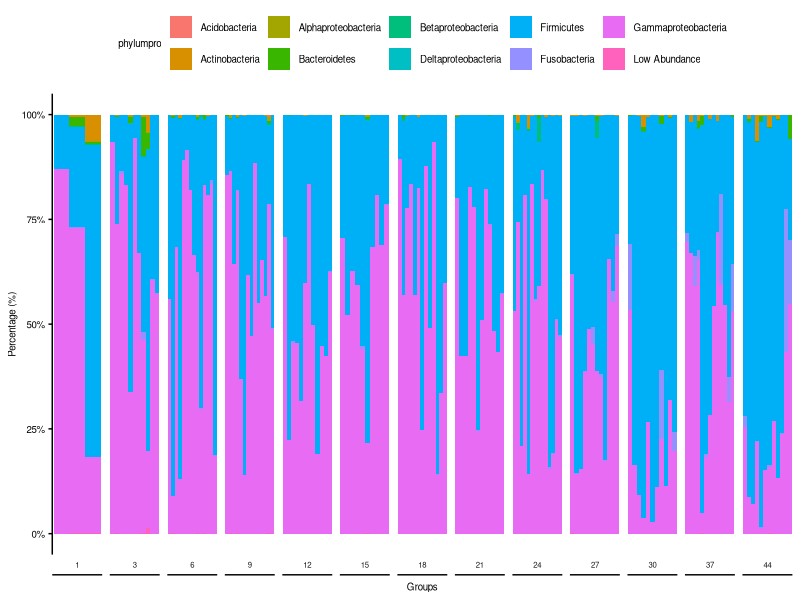
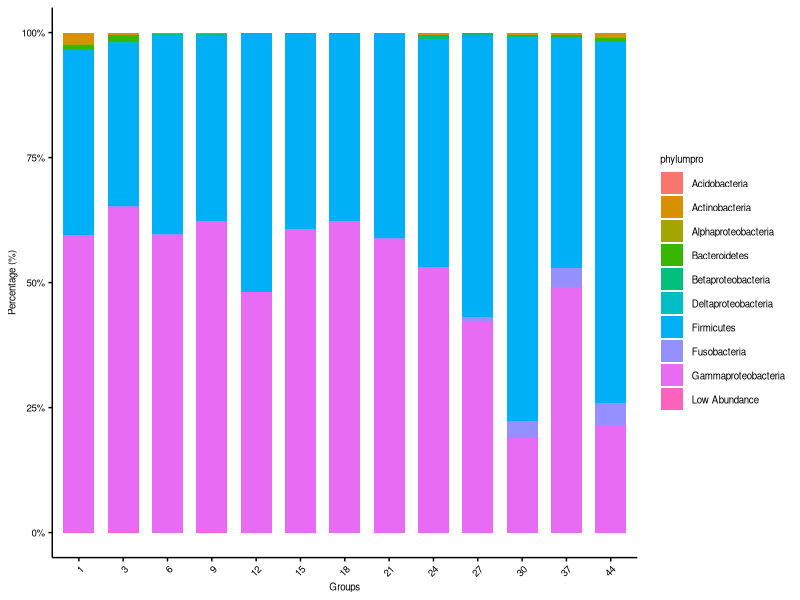
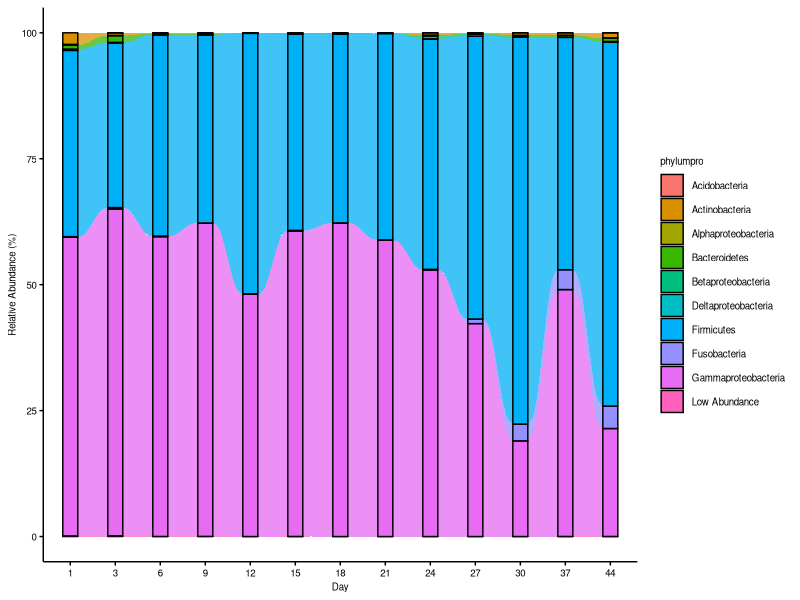
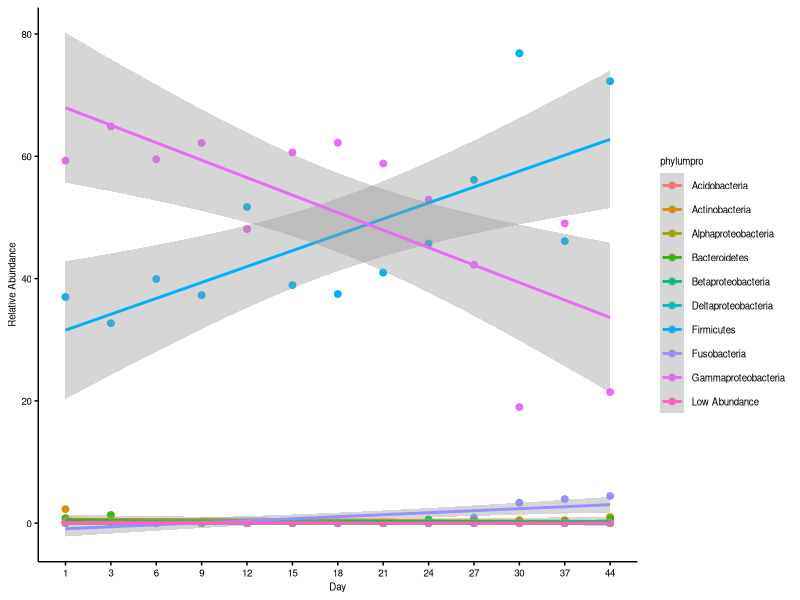
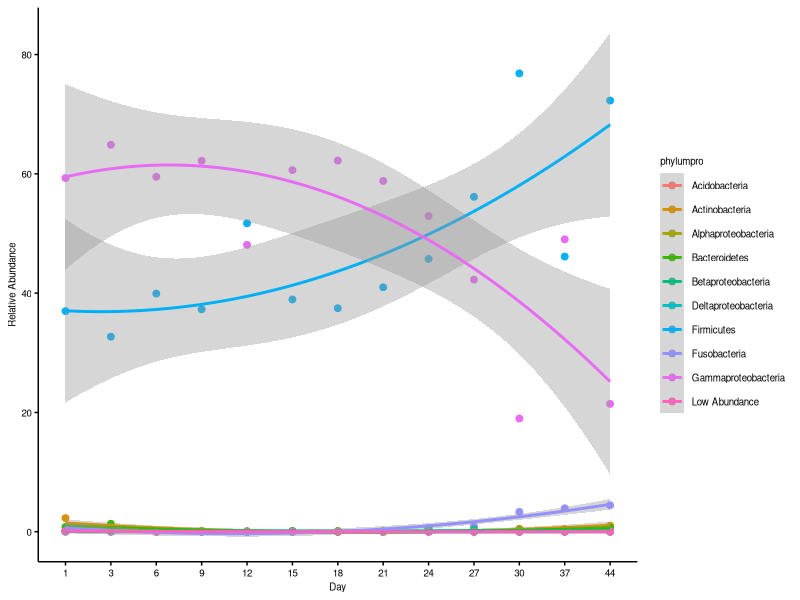
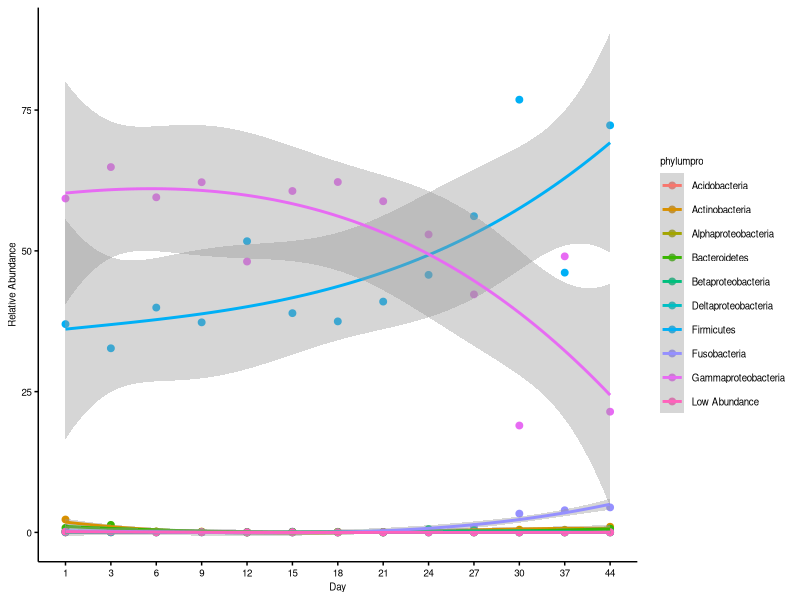
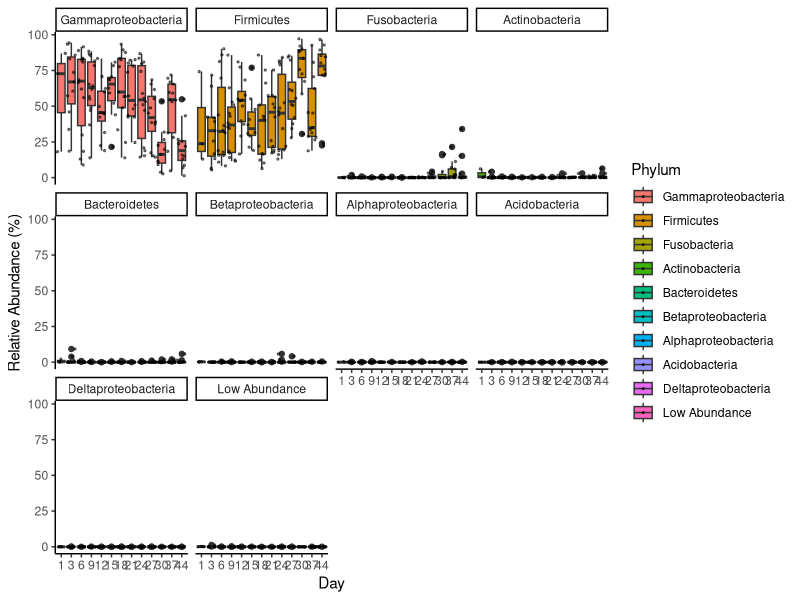
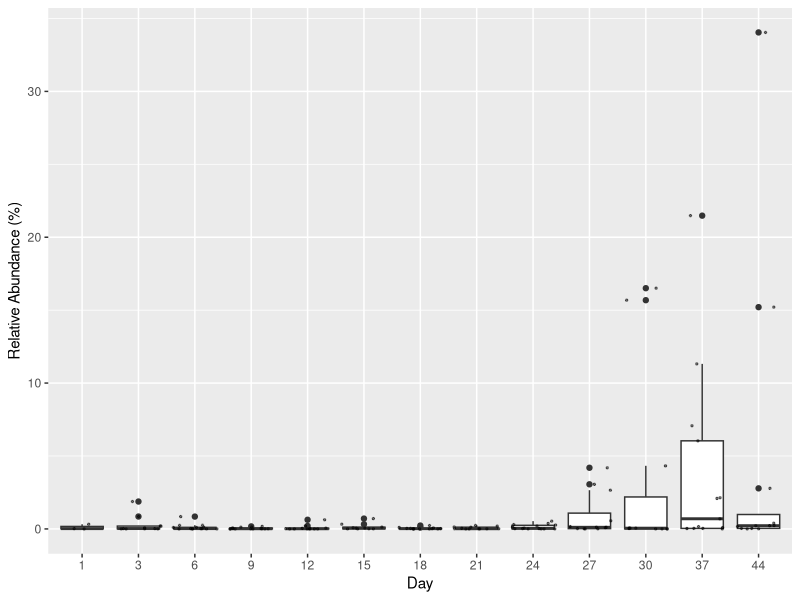

The R source for these figures, in order:
# Ying Zhu, so_zy2003@126.com
# 2021-07

# clean environment variables
rm(list=ls()) 

#install and load the packages
if(!require(reshape2))install.packages("reshape2")
if(!require(ggalluvial))install.packages("ggalluvial")

library("reshape2", quietly=T, warn.conflicts=F)
library("ggalluvial")

# Set ggplot2 ploting parameter
main_theme <-  theme(panel.background=element_blank(),
                   panel.grid=element_blank(),
                   axis.line.x=element_line(size=.5, colour="black"),
                   axis.line.y=element_line(size=.5, colour="black"),
                   axis.ticks=element_line(color="black"),
                   axis.text=element_text(color="black", size=7),
                   legend.position="right",
                   legend.background=element_blank(),
                   legend.key=element_blank(),
                   legend.text= element_text(size=7),
                   text=element_text(family="sans", size=7))

# Design of experiment
design = read.table("metadata_weight.txt", header=T, row.names= 1, sep="\t") 

#aggregate a column for three stages
design$phase <- design$Day

design$phase[design$Day<12] <- "p1"  #stage one in Figure 1
design$phase[design$Day%in%c(12,15,18,21,24)] <- "p2"  #stage two in Figure 1
design$phase[design$Day>24] <- "p3" #stage three in Figure 1

# raw reads count of each ASV in each sample
otu_table <-  read.delim("otu_table.txt", row.names= 1,  header=T, sep="\t")

#  taxonomy for each OTU
taxonomy <-  read.delim("taxonomy.txt", row.names= 1,header=F, sep="\t")
colnames(taxonomy) <-  c("kingdom","phylum","class","order","family","genus","species")

taxonomy <- taxonomy[-1,]

# summary for each interesting tax

# select p__Proteobacteria line
idx <-  taxonomy$phylum == "Proteobacteria"

taxonomy$full <- as.character(taxonomy$phylum) 

taxonomy[idx,]$full <- as.character(taxonomy[idx,]$class)
# add annotation for otu table
tax_count <-  merge(taxonomy, otu_table, by="row.names")

# group by column "full"
tax_count_sum <-  aggregate(tax_count[,-(1:9)], by=tax_count[9], FUN=sum) # mean
# rownames
rownames(tax_count_sum) <-  tax_count_sum$full
# generate numeric matrix 
tax_count_sum <-  tax_count_sum[,-1]
# normalization to total 100 
per <-  t(t(tax_count_sum)/colSums(tax_count_sum,na=T)) * 100 


# descending sort based on abundance 
mean_sort <- per[(order(-rowSums(per))), ] # decrease sort
colSums(mean_sort)

# top10,including Low abundance
mean_sort<-as.data.frame(mean_sort)
other <- colSums(mean_sort[10:dim(mean_sort)[1], ])
mean_sort <- mean_sort[1:(10-1), ]
mean_sort <- rbind(mean_sort,other)
rownames(mean_sort)[10] <- c("Low Abundance")

# write.table(mean_sort, file="Top10phylum_ProClass.txt", append = F, sep="\t", quote=F, row.names=T, col.names=T)
# top 10
topN<-rownames(mean_sort)

mean_sort <- mean_sort[,rownames(design)]

# plot for samples
mean_sort$phylumpro <- rownames(mean_sort)

data_all <- as.data.frame(melt(mean_sort, id.vars=c("phylumpro")))

data_all <- merge(data_all, design[c("Day", "Individual")], by.x="variable", by.y = "row.names")

p <- ggplot(data_all, aes(x=variable, y = value, fill = phylumpro )) + 
  geom_bar(stat = "identity",position="fill", width=1)+ 
  scale_y_continuous(labels = scales::percent) + 
 facet_grid( ~ Day, scales = "free_x", switch = "x") +  main_theme +
 theme(axis.ticks.x = element_blank(), legend.position="top", axis.text.x = element_blank(), strip.background = element_blank())+
  xlab("Groups")+ylab("Percentage (%)")           

p
# ggsave("tax_stack_phylumpro_sample.pdf", p, width = 10, height = 6)


# plot for each time points
mat <-  mean_sort[,1:(dim(mean_sort)[2]-1)]

mat_t <-  t(mat)

mat_t2 <-  merge(design[c("Day")], mat_t, by="row.names")

rownames(mat_t2) <- mat_t2$Row.names
mat_t2 <-  mat_t2[,-1]

mat_mean <-  aggregate(mat_t2[,-1], by=mat_t2[1], FUN=mean) # mean
mat_mean_final <-  do.call(rbind, mat_mean)[-1,]

geno <-  mat_mean$Day
colnames(mat_mean_final) <-  geno

mat_mean_final <-  as.data.frame(mat_mean_final)

mat_mean_final$phylumpro <-  rownames(mat_mean_final)


data_all <-  as.data.frame(melt(mat_mean_final, id.vars=c("phylumpro")))


p <-  ggplot(data_all, aes(x=variable, y = value, fill = phylumpro )) + 
  geom_bar(stat = "identity",position="fill", width=0.7)+ 
  scale_y_continuous(labels = scales::percent) + 
  xlab("Groups")+ylab("Percentage (%)")+main_theme+ theme(axis.text.x = element_text(angle = 45, hjust = 1)) 
tax.stack<- p
tax.stack
# ggsave("tax_stack_phylumpro_top9_group.pdf", tax.stack, width = 8, height = 5)


# alluvium
p = ggplot(data = data_all, aes(x = variable, y = value, alluvium = phylumpro, stratum=phylumpro)) +
  geom_alluvium(aes(fill = phylumpro), alpha = 0.75) +
  geom_stratum(aes(fill=phylumpro))+
  labs(x="Day", y="Relative Abundance (%)")+
  main_theme 
tax.alluvium=p

tax.alluvium
# ggsave("tax_alluvium_phylumpro_top9.pdf", tax.alluvium, width = 8, height = 5)


#scatter point plot based on mean value
p=ggplot(data_all ,aes(x=as.numeric(variable),y=value,color=phylumpro))+
  labs(x="Day", y="Relative Abundance") + main_theme+
  geom_point(size=2,alpha=1)+
  scale_x_continuous(breaks = 1:nlevels(data_all$variable), 
                     labels = levels(data_all$variable))
# smooth fit
p1=p+geom_smooth(method = "lm", formula = y ~ poly(x,1))
p2=p+geom_smooth(method = "lm", formula = y ~ poly(x,2))
p3=p+geom_smooth(method = "lm", formula = y ~ poly(x,3))
p1
p2
p3

# ggsave("tax_mean_phy_top10_linear.pdf", p1, width = 8, height = 5)
# ggsave("tax_mean_phy_top10_polylinear.pdf", p3, width = 8, height = 5)


# boxplot
mat_t2_melt <- melt(mat_t2, id.vars = "Day")
colnames(mat_t2_melt)[2] <- "Phylum"
top10phylum_relative <- ggplot(mat_t2_melt,aes(x=as.factor(Day),y=value, fill=Phylum))+
  geom_boxplot()+
  geom_jitter(size=0.5, alpha=0.5)+
  facet_wrap(~Phylum)+theme_classic()+
  labs(x="Day", y="Relative Abundance (%)")
top10phylum_relative
# ggsave("top10phylum_relative_boxplot.pdf",top10phylum_relative, width = 12, height = 8 )


#check the Fusobacteria 
mat_t2_melt_fuso <- mat_t2_melt[mat_t2_melt$Phylum=="Fusobacteria",]
ggplot(mat_t2_melt_fuso,aes(x=as.factor(Day),y=value))+
  geom_boxplot()+
  geom_jitter(size=0.5, alpha=0.5)+
  # facet_wrap(~Phylum)+theme_classic()+
  labs(x="Day", y="Relative Abundance (%)")


# fit the model
mat_t3 <-  merge(design[c("Day", "Stage", "Individual", "phase", "food", "Group", "Sex")], mat_t, by="row.names")
rownames(mat_t3) <- mat_t3$Row.names
mat_t3 <- mat_t3[,-1]

# what is influence of the factors on abundance of dominant phyla 
#age, linear model
lm1 <- lm(Gammaproteobacteria~Day, mat_t3)
summary(lm1)# significant

lm2<- lm(Firmicutes~Day, mat_t3)
summary(lm2)# significant

# polynomial model
lm3 <- lm(Gammaproteobacteria~poly(Day,2), mat_t3)
summary(lm3)

lm4<- lm(Firmicutes~poly(Day,2),  mat_t2)
summary(lm4)

anova(lm1, lm3) # polynomial model did not improve the fitting
anova(lm2, lm4) # polynomial model did not improve the fitting

lm5 <- lm(Gammaproteobacteria~poly(Day,3), mat_t3)
summary(lm5)

lm6<- lm(Firmicutes~poly(Day,3),  mat_t2)
summary(lm6)

anova(lm1, lm5) # polynomial model did not improve the fitting
anova(lm2, lm6) # polynomial model did not improve the fitting


#three stages
table(mat_t3$phase)
lm1 <- lm(Gammaproteobacteria~phase, mat_t3)
summary(lm1)# significant

lm2<- lm(Firmicutes~phase, mat_t3)
summary(lm2)# significant

#food
lm1 <- lm(Gammaproteobacteria~food, mat_t3)
summary(lm1)# significant

lm2<- lm(Firmicutes~food, mat_t3)
summary(lm2)# significant


#sex
lm1 <- lm(Gammaproteobacteria~Sex, mat_t3)
summary(lm1)# nonsignificant

lm2<- lm(Firmicutes~Sex, mat_t3)
summary(lm2)# significant


#family group
lm1 <- lm(Gammaproteobacteria~Group, mat_t3)
summary(lm1)# nonsignificant

lm2<- lm(Firmicutes~Group, mat_t3)
summary(lm2)# significant


#relation among three possible predictors: phase, age and food

# load the packages
if(!require(Hmisc))install.packages("Hmisc")
library("Hmisc")

#age~food, 相关strong positive relationship between age and food
rcorr(mat_t3$Day, mat_t3$food, type="spearman")#正相关
ggplot(mat_t3, aes(x=Day, y=food))+
  geom_point()

# only incluede age in the model due to the strong relationship between age and food

#------------------final models
# linear mixed-effects models to control individual effects
library(nlme)

# two stages
#Fusobacteria
lme_fuso <- lme(Fusobacteria~Day+Stage, 
                random=~1|Individual,method ="ML",data=mat_t3)
summary(lme_fuso) # 

colnames(mat_t3)

#Gammaproteobacteria
lme_gamma <- lme(Gammaproteobacteria~Day+Stage, 
                random=~1|Individual,method ="ML",data=mat_t3)
summary(lme_gamma) #day P=0.05


# three stages
#Fusobacteriaceae
lme_fuso <- lme(Fusobacteria~Day+phase, 
                random=~1|Individual,method ="ML",data=mat_t3)
summary(lme_fuso)

colnames(mat_t3)

#Gammaproteobacteria
lme_gamma <- lme(Gammaproteobacteria~Day+phase, 
                 random=~1|Individual,method ="ML",data=mat_t3)
summary(lme_gamma)

# chosse lme_fuso and lme_gamma (three stages)




# three stages and diet changes
#Fusobacteriaceae
lme_fuso <- lme(Fusobacteria~Day+phase+Stage, 
                random=~1|Individual,method ="ML",data=mat_t3)
summary(lme_fuso)

colnames(mat_t3)

#Gammaproteobacteria
lme_gamma <- lme(Gammaproteobacteria~Day+phase+Stage, 
                 random=~1|Individual,method ="ML",data=mat_t3)
summary(lme_gamma)

# chosse lme_fuso and lme_gamma (three stages+diet change)??
